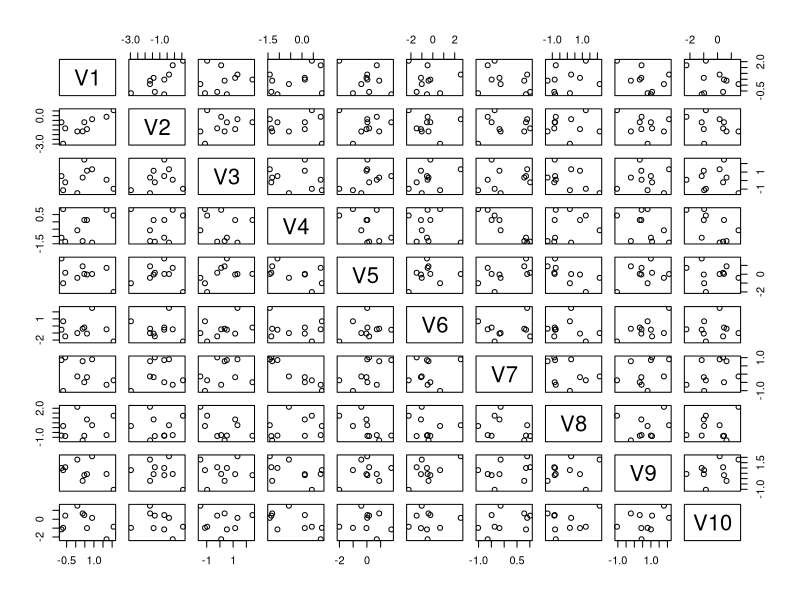

This chart was generated by the following R code:
    #    <    crdata_title>This is brand new CRDATA run report</  crdata_title>
tmp <- as.data.frame(matrix(rnorm(100),ncol=10))
summary(tmp)
#<crdata_object>tmp</crdata_object>
#<crdata_section/>

#<crdata_image caption="First Graph">
plot(tmp)
#</crdata_image>

#<crdata_image caption="Second Graph">plot(tmp)
#</crdata_image>
#<crdata_image caption="Third Graph">plot(tmp)</crdata_image>

#<crdata_image>plot(tmp)</crdata_image>
